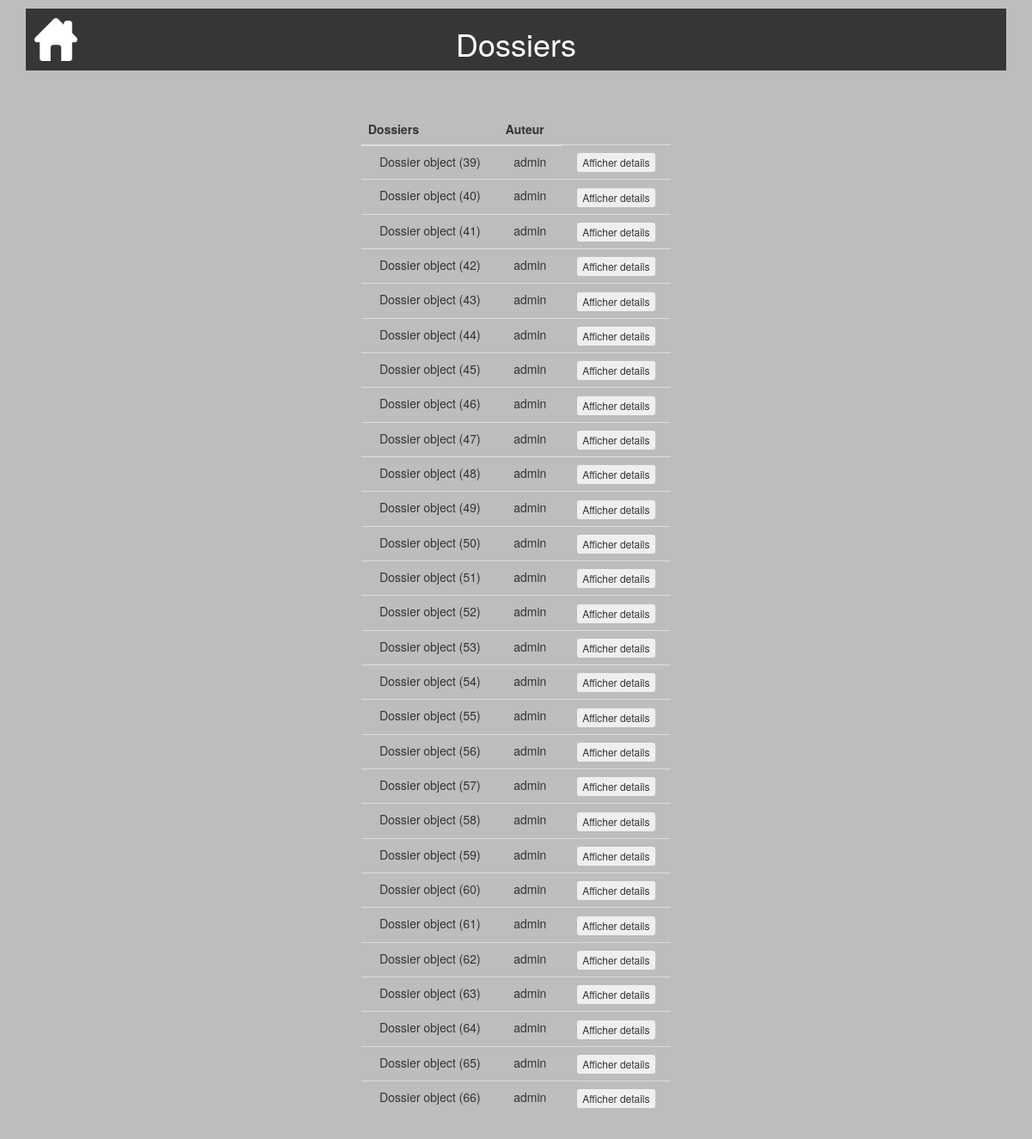
Before: /consultertouslesdossiers/ (signed in) with the older database file.
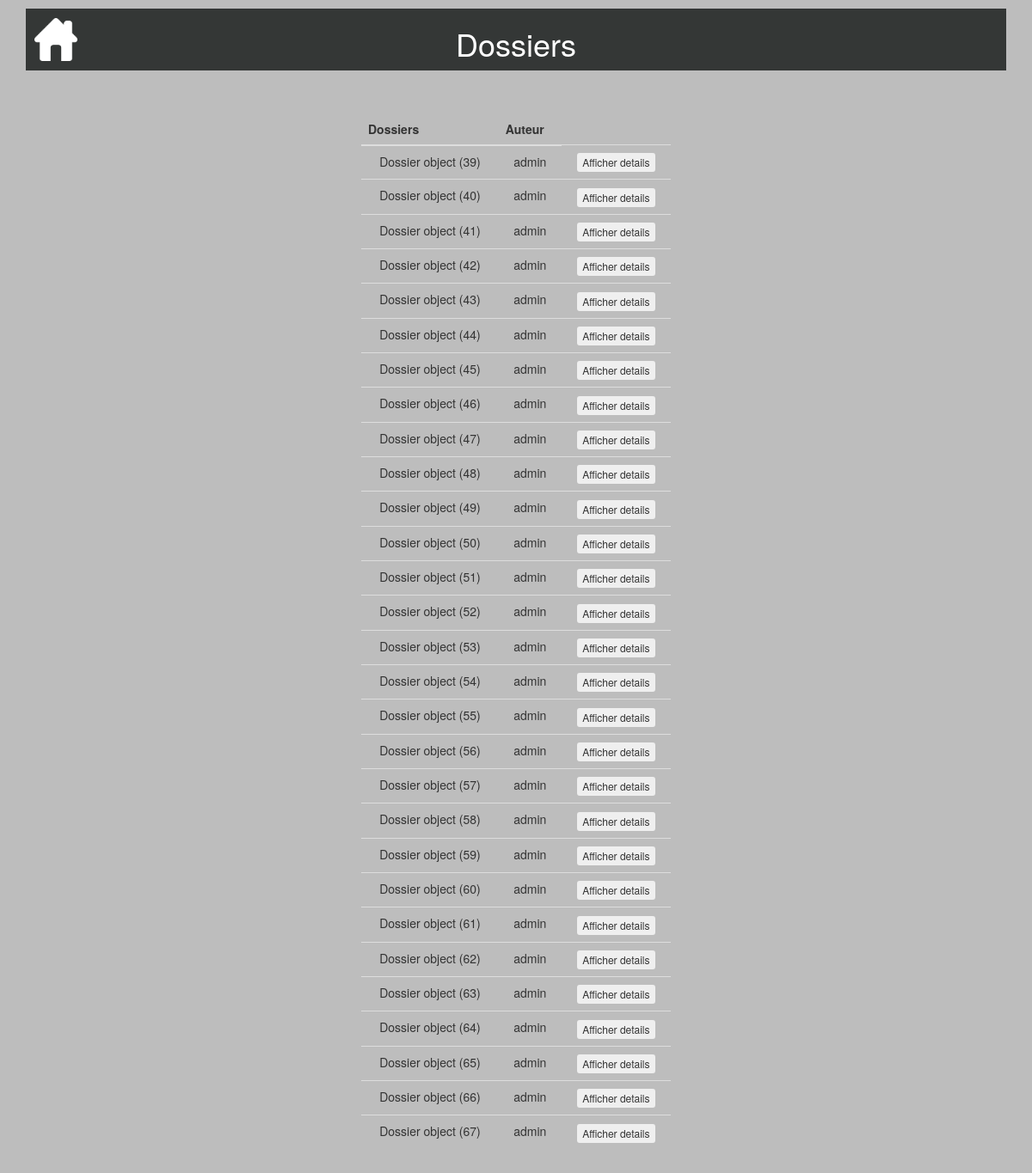
After: the same page with the newer database file.
### calculdej/models.py (models this page shows, shortened)
class Dossier(models.Model):
    date = models.DateTimeField(default=timezone.now, blank=True, verbose_name="Date création")
    auteur = models.ForeignKey(settings.AUTH_USER_MODEL, on_delete=models.CASCADE)
    imc = models.DecimalField(default=0.00,max_digits=5, decimal_places=2)
    age = models.IntegerField(default=0)
    de = models.DecimalField(default=0.00,max_digits=5, decimal_places=2)
    sexe = models.CharField(default="",max_length=1)
    dernier = models.BooleanField(default=True)

### consultertouslesdossiers/views.py (the view, shortened to what this page needs)
# urls.py: url('consultertouslesdossiers/', include('consultertouslesdossiers.urls')),
@login_required
@user_passes_test(check_user)
def consultertouslesdossiers(request):
    dossiers = Dossier.objects.all()
    return render(request, 'consultertouslesdossiers/consultertouslesdossiers.html', locals())

### consultertouslesdossiers/views.py (called while the page is built)
def check_user(user):
    if user.is_authenticated:
        username = user.get_username()
    return username=='admin'

### consultertouslesdossiers/templates/consultertouslesdossiers/consultertouslesdossiers.html (shortened to what this page needs)
{% extends "base.html" %}
{% block header %}<h1>Dossiers</h1>{% endblock %}
{% block content %}
<table class="table">
  <thead>
       <tr>
           <th>Dossiers</th>
           <th>Auteur</th>
       </tr>
   </thead>
   <tbody>
       {% for d in dossiers %}
       <tr>
           <td>{{ d }}</td>
           <td>{{ d.auteur }}</td>
           <td>
             <form method="post">
                 <button onclick="details()" class="btn btn-xs" type="submit" name="btnaffdetails" value="{{d.id}}">Afficher details</button>
             </form>
          </td>
       </tr>
      {%endfor%}
    </tbody>
</table>
{% endblock %}

### templates/base.html (shortened to what this page needs)
<!DOCTYPE html>
<html lang="fr">
  {% load static %}
  <head>
    <link rel="stylesheet" href="https://maxcdn.bootstrapcdn.com/bootstrap/3.3.7/css/bootstrap.min.css">
    <link rel="stylesheet" href="{% static "css/style.css" %}">
  </head>
  <body>
    <div class="container">
      <header>
        {% if user.is_authenticated %}<a id="home" href="{% url 'connexion' %}"> <img src="/static/img/home_icon.PNG" class="img-responsive float-left" alt="logo" width="50px" height="50px"> </a>{% endif %}
        {% block header %}{% endblock %}
      </header>
      <div class="row">
        <section id="content" class="col-sm-offset-4 col-sm-4 col-sm-offset-4">
          {% block content %}{% endblock %}
        </section>
      </div>
    </div>
  </body>
</html>

### static/css/style.css (style rules this page uses)
body { background-color: #BDBDBD; margin-left: auto; margin-right: auto; }
[class*="col-"], footer { text-align: center; }
[class*="row"] { margin-bottom: 40px; }
#content { padding-top: 50px; }
header { text-align: center; background-color: #343736; margin-top: 10px; padding-bottom: 1px; padding-top: 1px; color: white; position: relative; }
#home { position: absolute; left: 10px; top: 50%; transform: translateY(-50%); }

Changed rows visible on the page:
added Dossier: id "Dossier object (67)", auteur "admin"
